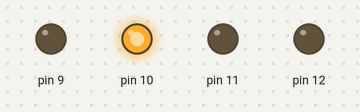
A sketch run on a simulated Arduino Uno, built with avr-gcc and run on an emulated ATmega328P. Shown: output pins drawn as LEDs (lit = HIGH).

Above: at 0.9 s.
At 1.7 s:
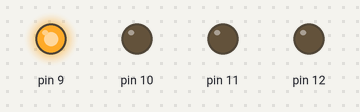
At 3.4 s:
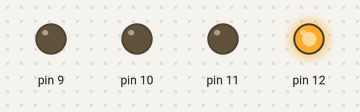
At 4.2 s:
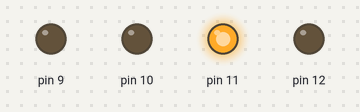
At 4.7 s:
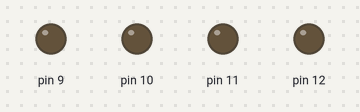
Timing chart, 0 to 6.5 s (numbered marks = the images above):
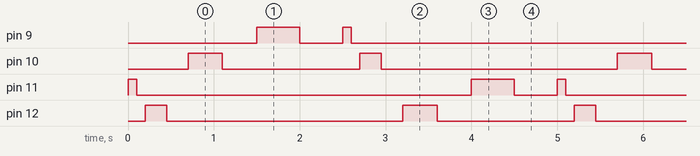

Measured:
- by itself, pin 9: repeats every 5.0 s: LOW 0.50 s, HIGH 0.10 s, LOW 3.9 s, HIGH 0.50 s
- by itself, pin 10: repeats every 5.0 s: LOW 1.6 s, HIGH 0.25 s, LOW 2.8 s, HIGH 0.40 s
- by itself, pin 11: repeats every 5.0 s: LOW 3.9 s, HIGH 0.50 s, LOW 0.50 s, HIGH 0.10 s
- by itself, pin 12: repeats every 5.0 s: LOW 2.8 s, HIGH 0.40 s, LOW 1.6 s, HIGH 0.25 s

The sketch:

Light_Sculpture_Code.ino
```cpp
void setup() {
  pinMode(9, OUTPUT);
  pinMode(10, OUTPUT);
  pinMode(11, OUTPUT);
  pinMode(12, OUTPUT);
}

void loop() {
  digitalWrite(11, HIGH);
  delay(100);
  digitalWrite(11, LOW);
  delay(100);
  digitalWrite(12, HIGH);
  delay(250);
  digitalWrite(12, LOW);
  delay(250);
  digitalWrite(10, HIGH);
  delay(400);
  digitalWrite(10, LOW);
  delay(400);
  digitalWrite(9, HIGH);
  delay(500);
  digitalWrite(9, LOW);
  delay(500);
  digitalWrite(9, HIGH);
  delay(100);
  digitalWrite(9, LOW);
  delay(100);
  digitalWrite(10, HIGH);
  delay(250);
  digitalWrite(10, LOW);
  delay(250);
  digitalWrite(12, HIGH);
  delay(400);
  digitalWrite(12, LOW);
  delay(400);
  digitalWrite(11, HIGH);
  delay(500);
  digitalWrite(11, LOW);
  delay(500);
}
```
